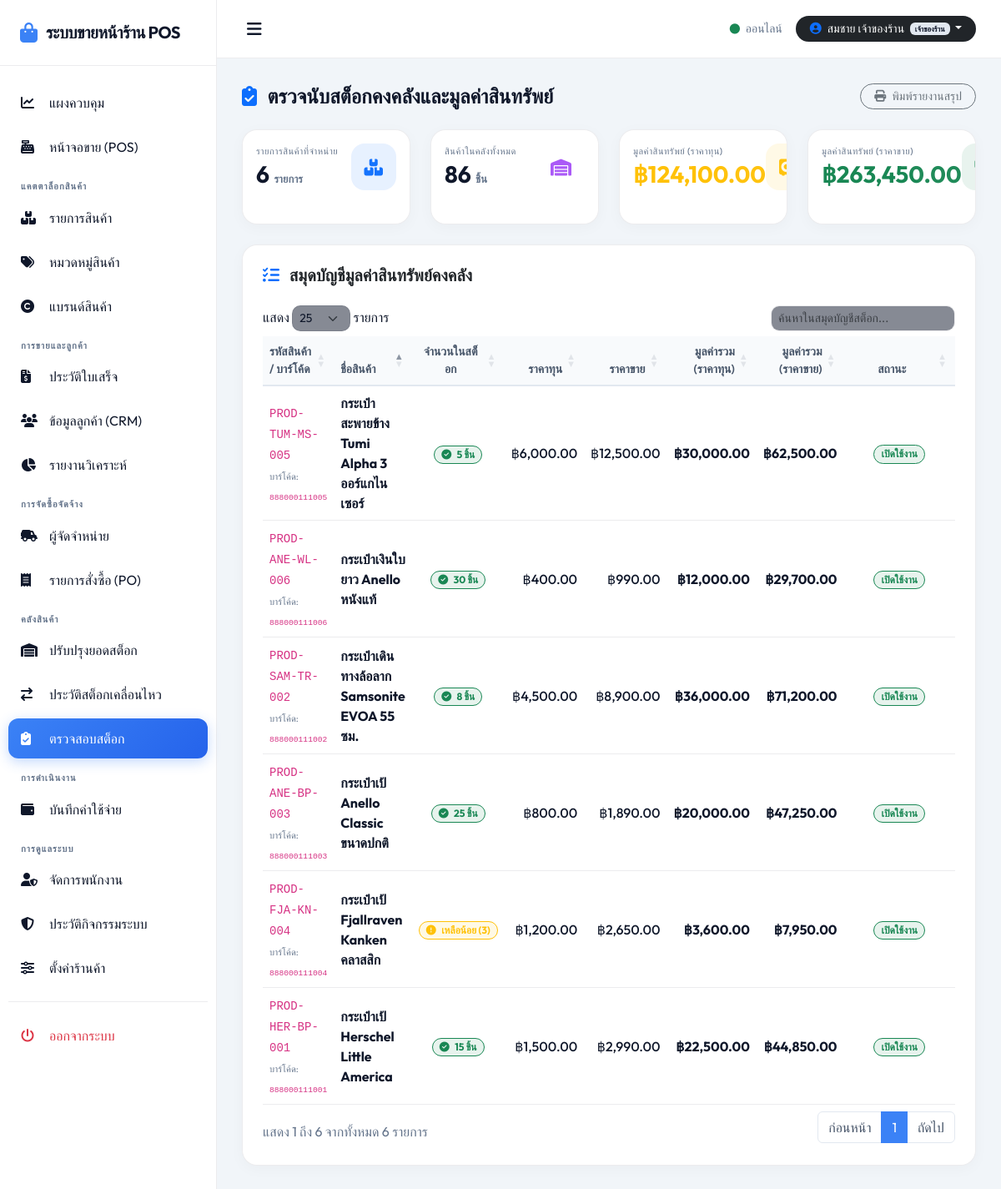
Screenshot of /inventory/audit (signed in) with the database file from the repository.
### tables this page shows
CREATE TABLE `products` (
    `id` INT AUTO_INCREMENT PRIMARY KEY,
    `sku` VARCHAR(50) NOT NULL UNIQUE,
    `barcode` VARCHAR(50) NOT NULL UNIQUE,
    `name` VARCHAR(150) NOT NULL,
    `brand_id` INT NULL,
    `category_id` INT NULL,
    `color` VARCHAR(50) NULL,
    `material` VARCHAR(100) NULL,
    `size` VARCHAR(50) NULL,
    `cost_price` DECIMAL(10,2) NOT NULL DEFAULT 0.00,
    `selling_price` DECIMAL(10,2) NOT NULL DEFAULT 0.00,
    `promotion_price` DECIMAL(10,2) NULL,
    `stock_quantity` INT NOT NULL DEFAULT 0,
    `min_stock` INT NOT NULL DEFAULT 5,
    `description` TEXT NULL,
    `status` ENUM('Active', 'Inactive') DEFAULT 'Active',
    `created_at` TIMESTAMP DEFAULT CURRENT_TIMESTAMP,
    `updated_at` TIMESTAMP DEFAULT CURRENT_TIMESTAMP ON UPDATE CURRENT_TIMESTAMP,
    FOREIGN KEY (`brand_id`) REFERENCES `brands` (`id`) ON DELETE SET NULL,
    FOREIGN KEY (`category_id`) REFERENCES `categories` (`id`) ON DELETE SET NULL,
    INDEX `idx_products_sku` (`sku`),
    INDEX `idx_products_barcode` (`barcode`)
);

### views/inventory/audit.php (the view, shortened to what the rows shown need)
<div class="glass-panel border border-secondary shadow-sm">
    <div class="table-responsive">
        <table class="table align-middle w-100" id="auditTable" width="100%">
            <thead>
                <tr class="text-secondary small border-secondary">
                    <th>รหัสสินค้า / บาร์โค้ด</th>
                    <th>ชื่อสินค้า</th>
                    <th class="text-center">จำนวนในสต็อก</th>
                    <th class="text-end">ราคาทุน</th>
                    <th class="text-end">ราคาขาย</th>
                    <th class="text-end text-warning">มูลค่ารวม (ราคาทุน)</th>
                    <th class="text-end text-success">มูลค่ารวม (ราคาขาย)</th>
                    <th class="text-center" style="width: 100px;">สถานะ</th>
                </tr>
            </thead>
            <tbody>
                <?php foreach ($products as $p): ?>
                    <?php
                    $costVal = $p['stock_quantity'] * $p['cost_price'];
                    $retailVal = $p['stock_quantity'] * $p['selling_price'];
                    ?>
                    <tr class="border-secondary text-light">
                        <td>
                            <code><?= htmlspecialchars($p['sku']) ?></code><br>
                            <span class="text-secondary small" style="font-size: 11px;">บาร์โค้ด: <code><?= htmlspecialchars($p['barcode']) ?></code></span>
                        </td>
                        <td class="fw-bold text-dark"><?= htmlspecialchars($p['name']) ?></td>
                        <td class="text-center">
                            <?php if ($p['stock_quantity'] <= 0): ?>
                                <span class="badge bg-danger bg-opacity-10 text-danger border border-danger rounded-pill px-2 py-1"><i class="fa-solid fa-circle-xmark me-1"></i> สินค้าหมด</span>
                            <?php elseif ($p['stock_quantity'] <= $p['min_stock']): ?>
                                <span class="badge bg-warning bg-opacity-10 text-warning border border-warning text-dark-override rounded-pill px-2 py-1"><i class="fa-solid fa-circle-exclamation me-1"></i> เหลือน้อย (<?= $p['stock_quantity'] ?>)</span>
                            <?php else: ?>
                                <span class="badge bg-success bg-opacity-10 text-success border border-success rounded-pill px-2 py-1"><i class="fa-solid fa-circle-check me-1"></i> <?= $p['stock_quantity'] ?> ชิ้น</span>
                            <?php endif; ?>
                        </td>
                        <td class="text-end fw-medium">฿<?= number_format($p['cost_price'], 2) ?></td>
                        <td class="text-end fw-medium">฿<?= number_format($p['selling_price'], 2) ?></td>
                        <td class="text-end text-warning fw-bold">฿<?= number_format($costVal, 2) ?></td>
                        <td class="text-end text-success fw-bold">฿<?= number_format($retailVal, 2) ?></td>
                        <td class="text-center">
                            <?php if ($p['status'] === 'Active'): ?>
                                <span class="badge bg-success bg-opacity-10 text-success border border-success rounded-pill px-2">เปิดใช้งาน</span>
                            <?php else: ?>
                                <span class="badge bg-danger bg-opacity-10 text-danger border border-danger rounded-pill px-2">ปิดใช้งาน</span>
                            <?php endif; ?>
                        </td>
                    </tr>
                <?php endforeach; ?>
            </tbody>
        </table>
    </div>
</div>

### rows the page displays
products: sku "PROD-ANE-WL-006", barcode "888000111006", name "กระเป๋าเงินใบยาว Anello หนังแท้", stock_quantity "30", cost_price "400.00", selling_price "990.00", costVal "12,000.00", retailVal "29,700.00", status "เปิดใช้งาน"
products: sku "PROD-TUM-MS-005", barcode "888000111005", name "กระเป๋าสะพายข้าง Tumi Alpha 3 ออร์แกไนเซอร์", stock_quantity "5", cost_price "6,000.00", selling_price "12,500.00", costVal "30,000.00", retailVal "62,500.00", status "เปิดใช้งาน"
products: sku "PROD-FJA-KN-004", barcode "888000111004", name "กระเป๋าเป้ Fjallraven Kanken คลาสสิก", stock_quantity "3", cost_price "1,200.00", selling_price "2,650.00", costVal "3,600.00", retailVal "7,950.00", status "เปิดใช้งาน"
products: sku "PROD-ANE-BP-003", barcode "888000111003", name "กระเป๋าเป้ Anello Classic ขนาดปกติ", stock_quantity "25", cost_price "800.00", selling_price "1,890.00", costVal "20,000.00", retailVal "47,250.00", status "เปิดใช้งาน"
products: sku "PROD-SAM-TR-002", barcode "888000111002", name "กระเป๋าเดินทางล้อลาก Samsonite EVOA 55 ซม.", stock_quantity "8", cost_price "4,500.00", selling_price "8,900.00", costVal "36,000.00", retailVal "71,200.00", status "เปิดใช้งาน"
products: sku "PROD-HER-BP-001", barcode "888000111001", name "กระเป๋าเป้ Herschel Little America", stock_quantity "15", cost_price "1,500.00", selling_price "2,990.00", costVal "22,500.00", retailVal "44,850.00", status "เปิดใช้งาน"

### other values shown
$thaiRole "เจ้าของร้าน"
$totalItems "6"
$totalQty "86"
$totalCostVal "124,100.00"
$totalRetailVal "263,450.00"
